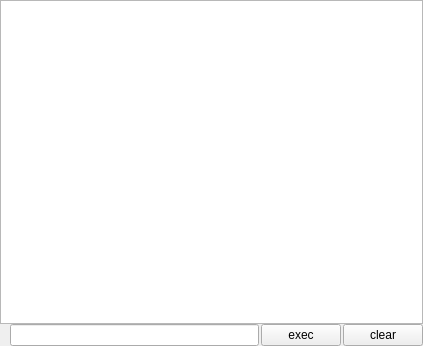
<?xml version="1.0" encoding="UTF-8"?>
<ui version="4.0">
 <class>ConsoleWindow</class>
 <widget class="QWidget" name="ConsoleWindow">
  <property name="geometry">
   <rect>
    <x>0</x>
    <y>0</y>
    <width>423</width>
    <height>346</height>
   </rect>
  </property>
  <property name="windowTitle">
   <string>Form</string>
  </property>
  <layout class="QVBoxLayout" name="verticalLayout">
   <property name="spacing">
    <number>0</number>
   </property>
   <property name="margin">
    <number>0</number>
   </property>
   <item>
    <widget class="QTextEdit" name="textOutput">
     <property name="font">
      <font>
       <pointsize>10</pointsize>
      </font>
     </property>
     <property name="readOnly">
      <bool>true</bool>
     </property>
    </widget>
   </item>
   <item>
    <layout class="QHBoxLayout" name="horizontalLayout">
     <property name="spacing">
      <number>2</number>
     </property>
     <item>
      <spacer name="horizontalSpacer">
       <property name="orientation">
        <enum>Qt::Horizontal</enum>
       </property>
       <property name="sizeType">
        <enum>QSizePolicy::Minimum</enum>
       </property>
       <property name="sizeHint" stdset="0">
        <size>
         <width>10</width>
         <height>20</height>
        </size>
       </property>
      </spacer>
     </item>
     <item>
      <widget class="QLineEdit" name="textInput"/>
     </item>
     <item>
      <widget class="QPushButton" name="buttonExec">
       <property name="text">
        <string>exec</string>
       </property>
      </widget>
     </item>
     <item>
      <widget class="QPushButton" name="buttonClear">
       <property name="text">
        <string>clear</string>
       </property>
      </widget>
     </item>
    </layout>
   </item>
  </layout>
 </widget>
 <resources/>
 <connections/>
 <slots>
  <slot>execScript()</slot>
  <slot>clearScript()</slot>
 </slots>
</ui>
